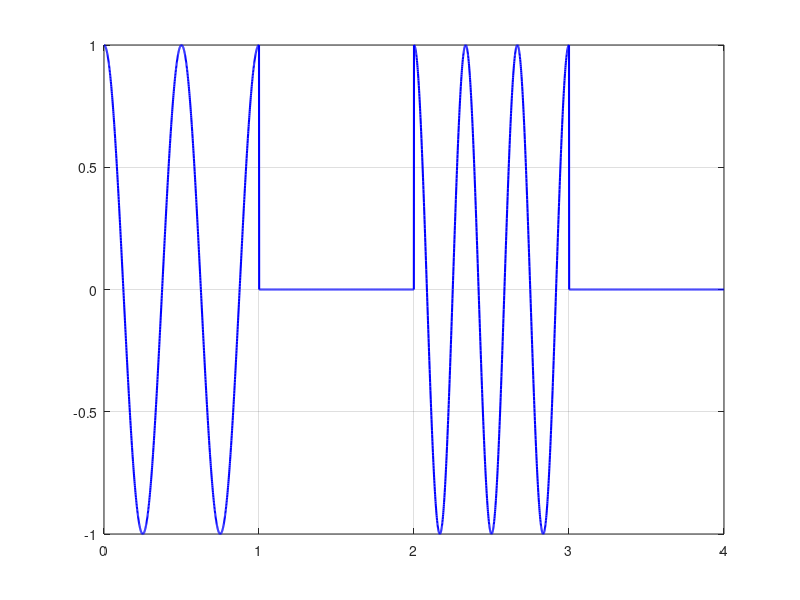

Reproduce this figure in MATLAB. (Note: this script raises an error after producing the figure.)
% ---------------------------------------------------------
% 基礎數位通訊 - Task 12 (改良版：為 Task 13 鋪路)
% 每個 Symbol 傳送 2 bits，波形寬度 1 秒，發送間隔 T=2 秒
% ---------------------------------------------------------
clear; clc; close all;

%% 1. 系統參數設定
Fs = 1000;          % 取樣頻率
T_pulse = 1;        % 波形持續時間 (Pulse duration) = 1 秒
T_shift = 2;        % 發射時間平移間距 (Shift spacing T) = 2 秒
t_pulse = 0:1/Fs:T_pulse; % 單一波形的時間向量 (0 到 1 秒)

%% 2. 定義四種基本波形 (Base waveforms)
% 利用不同頻率的 cos 波代表不同的 2-bit 組合
f00_t = cos(2*pi * 1 * t_pulse);  % 代表 '00'
f01_t = cos(2*pi * 2 * t_pulse);  % 代表 '01'
f10_t = cos(2*pi * 3 * t_pulse);  % 代表 '10'
f11_t = cos(2*pi * 4 * t_pulse);  % 代表 '11'

%% 3. 建構傳輸波形 (Tx Signal)
% 任務要求：依序傳送 '01' 和 '10'
% 總時間：兩個 T_shift，即 4 秒
t_total = 0:1/Fs:(2*T_shift);
tx_signal = zeros(size(t_total));

% 第一個波形 (發送 '01')：放在 t=0
idx_start1 = 1;
idx_end1 = length(t_pulse);
tx_signal(idx_start1:idx_end1) = f01_t;

% 第二個波形 (發送 '10')：放在 t = T_shift = 2
% 找出 t=2 秒在 t_total 中的索引位置
idx_start2 = find(t_total >= T_shift, 1);
idx_end2 = idx_start2 + length(t_pulse) - 1;
tx_signal(idx_start2:idx_end2) = f10_t;

%% 4. 繪圖顯示
figure('Name', 'Task 12: Sending 01 and 10 with T=2', 'Position', [100, 100, 800, 400]);

plot(t_total, tx_signal, 'b-', 'LineWidth', 1.5);
hold on; grid on;

% 畫出發射間隔的輔助線
xline(2, 'r--', 'LineWidth', 2);
xline(1, 'g:', 'LineWidth', 1.5); % 標示第一個波形結束
xline(3, 'g:', 'LineWidth', 1.5); % 標示第二個波形結束

title('Task 12: Tx Waveform (Pulse width = 1s, Shift Spacing T = 2s)');
xlabel('Time (seconds)');
ylabel('Amplitude');
axis([0 4 -1.5 1.5]);
set(gca, 'FontSize', 12);

% 加上文字註解
text(0.5, 1.2, 'Bits: 01', 'HorizontalAlignment', 'center', 'FontSize', 12, 'Color', 'k');
text(1.5, 0.5, 'Wasted Time', 'HorizontalAlignment', 'center', 'FontSize', 10, 'Color', 'r');
text(2.5, 1.2, 'Bits: 10', 'HorizontalAlignment', 'center', 'FontSize', 12, 'Color', 'k');
text(3.5, 0.5, 'Wasted Time', 'HorizontalAlignment', 'center', 'FontSize', 10, 'Color', 'r');

disp('MATLAB Code Executed. Observe the blank spaces in the waveform.');
